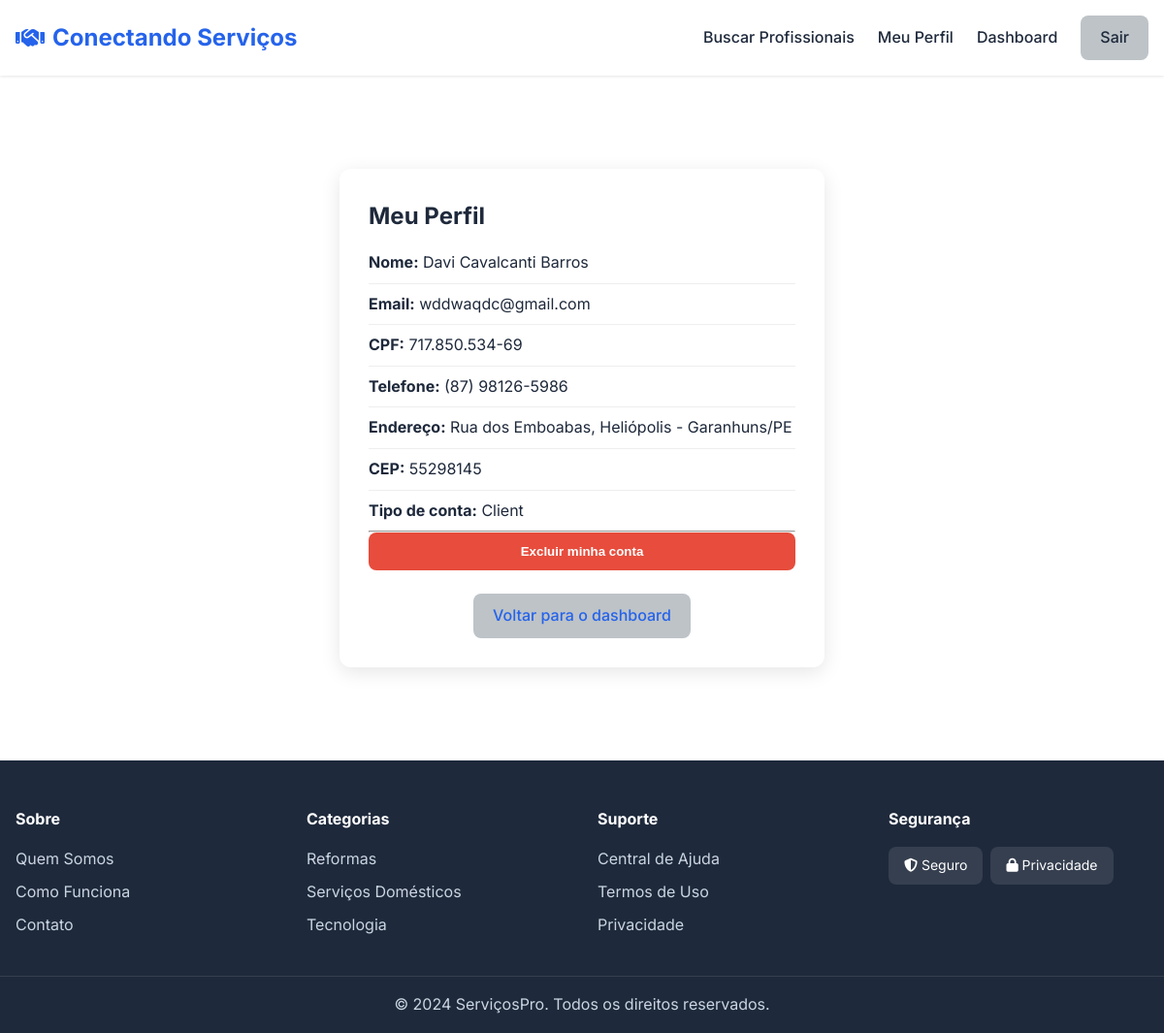
Page /perfil (signed in) on the earlier database version.
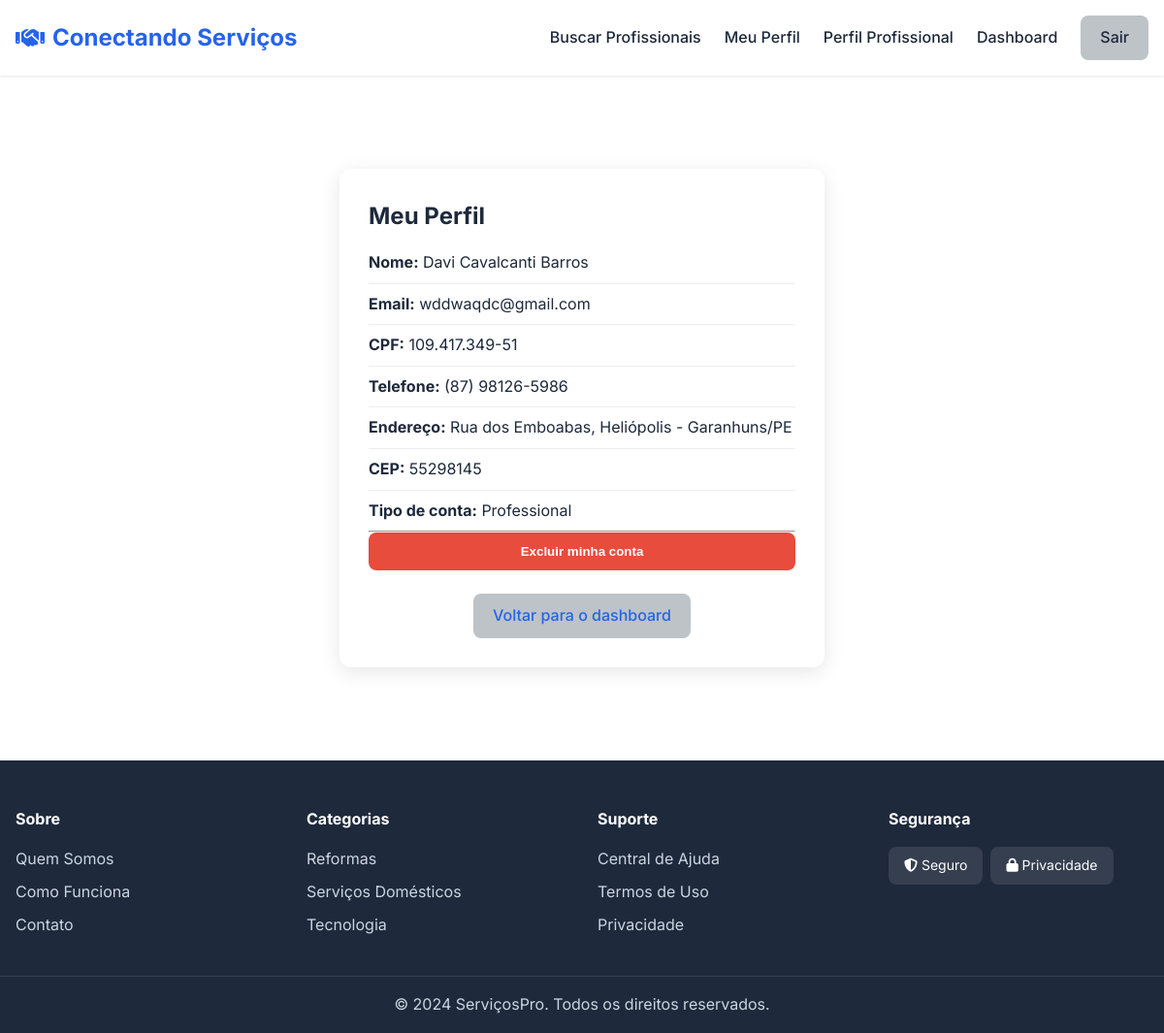
Same page on the later database version.
### models.py (models this page shows, shortened)
class User(db.Model, UserMixin):
    __tablename__ = 'users'
    id = db.Column(db.Integer, primary_key=True)
    name = db.Column(db.String(120), nullable=False)
    cpf = db.Column(db.String(14), unique=True, nullable=False)
    email = db.Column(db.String(120), unique=True, nullable=False)
    phone = db.Column(db.String(20))
    password_hash = db.Column(db.String(255), nullable=False)
    user_type = db.Column(db.String(20), default='client')  # client / professional
    cep = db.Column(db.String(9))
    address = db.Column(db.String(200))
    neighborhood = db.Column(db.String(120))
    city = db.Column(db.String(120))
    state = db.Column(db.String(2))
    created_at = db.Column(db.DateTime, default=datetime.utcnow)
    professional_profile = db.relationship(
        "Professional",
        backref="user",
        uselist=False,
        cascade="all, delete-orphan"
    )
    client_requests = db.relationship(
        "ServiceRequest",
        backref="client",
        foreign_keys="ServiceRequest.client_id",
        cascade="all, delete-orphan"
    )
    reviews_given = db.relationship(
        "Review",
        backref="client",
        foreign_keys="Review.client_id",
        cascade="all, delete-orphan"
    )

### app.py (the view)
@app.route('/perfil')
@login_required
def perfil():
    user = User.query.get_or_404(current_user.id)
    prof = Professional.query.filter_by(user_id=user.id).first()
    return render_template("perfil.html", user=user, prof=prof)

### app.py (called while the page is built)
@login_manager.user_loader
def load_user(user_id):
    try:
        return User.query.get(int(user_id))
    except Exception:
        return None

### templates/perfil.html (shortened to what this page needs)
{% extends "base.html" %}
{% block content %}
<section class="section">
    <div class="container">
        <div class="auth-container">
            <div class="auth-card profile-card">
                <h2 class="mb-3">Meu Perfil</h2>
                <div class="profile-info mb-4">
                    <div class="info-row"><strong>Nome:</strong> {{ current_user.name }}</div>
                    <div class="info-row"><strong>Email:</strong> {{ current_user.email }}</div>
                    <div class="info-row"><strong>CPF:</strong> {{ current_user.cpf }}</div>
                    <div class="info-row"><strong>Telefone:</strong> {{ current_user.phone or '-' }}</div>
                    <div class="info-row"><strong>Endereço:</strong> {{ current_user.address }}, {{
                        current_user.neighborhood }} - {{ current_user.city }}/{{ current_user.state }}</div>
                    <div class="info-row"><strong>CEP:</strong> {{ current_user.cep }}</div>
                    <div class="info-row"><strong>Tipo de conta:</strong> {{ current_user.user_type|capitalize }}</div>
                </div>
                <hr>
                <form method="POST" action="{{ url_for('excluir_proprio_usuario') }}"
                    onsubmit="return confirm('Tem certeza que deseja excluir sua conta? Esta ação não pode ser desfeita.')">
                    <button type="submit" class="btn-danger btn-block">Excluir minha conta</button>
                </form>
                <div class="auth-footer mt-4 text-center">
                    <a href="{{ url_for('dashboard') }}" class="btn-secondary">Voltar para o dashboard</a>
                </div>
            </div>
        </div>
    </div>
</section>
{% endblock %}

Differences in the rows shown:
changed User "Davi Cavalcanti Barros": cpf "717.850.534-69" → "109.417.349-51"; user_type "Client" → "Professional"
Other differences:
text now shown: "Perfil Profissional"
